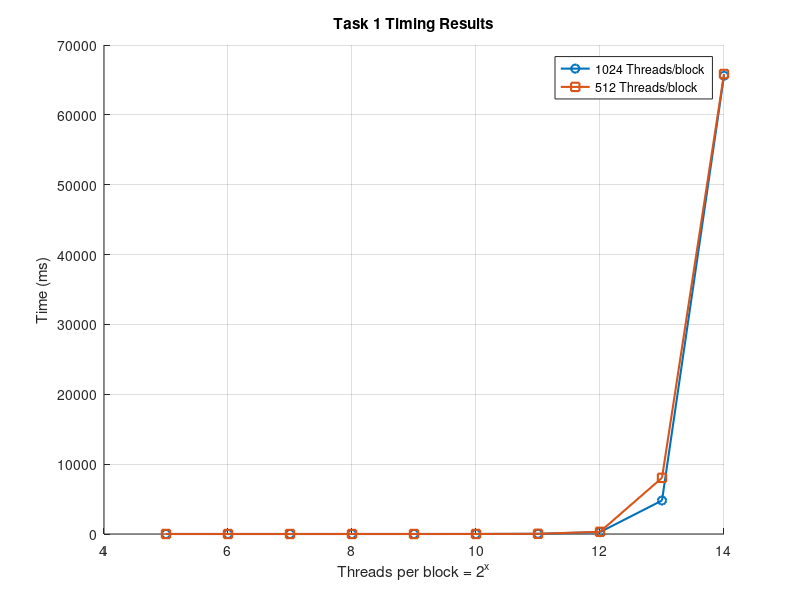

Here is the MATLAB script that generated this plot:
function task1()
    % -------------------------------------------------------------
    % 1) Load data from two text files (timing_16.txt, timing_512.txt)
    %    If you have a header row, skip it by specifying '1,0' in dlmread
    % -------------------------------------------------------------
    data1024  = dlmread('timing1_1024.txt','',1,0);   % skip 1 row, 0 cols
    data512 = dlmread('timing1_512.txt','',1,0);  % skip 1 row, 0 cols

    % Each data file has columns: [i time_ms first_val last_val]
    i1024    = data1024(:,1);
    time1024  = data1024(:,2);

    i512    = data512(:,1);
    time512 = data512(:,2);

    % -------------------------------------------------------------
    % 2) Create a figure and plot both data sets
    % -------------------------------------------------------------
    figure('Position',[300 300 700 500]);  % optional size
    hold on;  % so we can plot both lines

    plot(i1024,  time1024,  '-o', 'LineWidth',1.5,...
         'MarkerSize',6, 'DisplayName','1024 Threads/block');
    plot(i512, time512, '-s', 'LineWidth',1.5,...
         'MarkerSize',6, 'DisplayName','512 Threads/block');

    hold off;
    grid on;

    % -------------------------------------------------------------
    % 3) Label the axes, set a title, and place the legend
    % -------------------------------------------------------------
    xlabel('Threads per block = 2^x');
    ylabel('Time (ms)');
    title('Task 1 Timing Results');
    legend('Location','best');

    % -------------------------------------------------------------
    % 4) Save the figure as PDF
    % -------------------------------------------------------------
    print('-dpdf','task1.pdf');
end